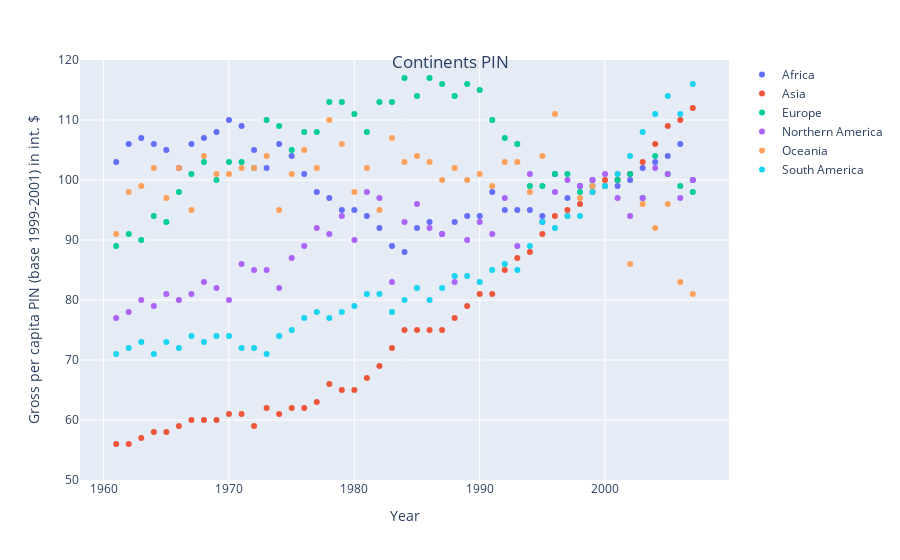

Notebook source saved alongside this figure:
### Markdown cell above
<h2>Questions</h2>
<p> I want to look at a few things from this dataset.  I want to limit it to a few questions that will flow together as we dive down into the continents and down into a few of the countries.</p>
<p>Are there any significant changes in production based on Continent?<br>
Which Continents and Countries have had the most dramatic changes since 1960?<br>
Do other countries events effect the production in other countries?</p>

### Code cell
df = pd.read_csv('fao_data_production_indices_data.csv')

# Sorting the values by country and year for clarity.
df = df.sort_values(by=['country_or_area', 'year'])

# Removing the space and plus from the continent regions that are present in
# the dataset.
df['country_or_area'] = df['country_or_area'].str.rstrip(' +')

# Setting a variables for continents, data contains different regions
# along with the continents and the plot name to input into the plot function.
continents = {'Northern America', 'South America',
              'Africa', 'Europe', 'Asia', 'Oceania'}
production = ''

# Creating a function for repeated plot generating.


def extract_data(value_names):
    # Selecting data based on the continents and the agriculture PIN category.
    data = df[df['element_code'].isin(['434']) & df['country_or_area'].isin(
        value_names) & df['category'].isin(['agriculture_pin'])]
    return data


def make_plot(data, plot_name):
    # Putting the data into a figure, and cleaning up the legend.
    return px.line(data, x='year', y='value', color='country_or_area',
                   hover_name='country_or_area', hover_data=['year', 'value'],
                   title=plot_name
                   ).for_each_trace(lambda t: t.update(
                        name=t.name.replace('country_or_area=', '')))


# Extracting data to adjust for the continents.
world = extract_data(continents)

# Scatter plot of the continents.
fig = px.scatter(world, x='year', y='value', color='country_or_area'
                ).for_each_trace(lambda t: t.update(
                    name=t.name.replace('country_or_area=', '')))
# Updating the x and y axis titles to reflect the data.
fig.update_layout(
    title='Continents PIN',
    xaxis_title='Year',
    yaxis_title='Gross per capita PIN (base 1999-2001) in int. $')
#fig.update_xaxes(title_text='Year')
#fig.update_yaxes(title_text='Gross per capita PIN (base 1999-2001) in int. $')
fig.update_yaxes(range=[50, 120])
fig.update_layout(
    title={
        'text': 'Continents PIN',
        'y':0.9,
        'x':0.5,
        'xanchor': 'center'})

fig.show()

### Figure 1 — Plotly figure (JSON) as saved in the notebook; plotly's stock layout.template omitted (floating-point values rounded to 4 significant figures)
{"data": [{"hoverlabel": {"namelength": 0}, "hovertemplate": "country_or_area=Africa<br>year=%{x}<br>value=%{y}", "legendgroup": "country_or_area=Africa", "marker": {"color": "#636efa", "symbol": "circle"}, "mode": "markers", "name": "Africa", "showlegend": true, "type": "scatter", "x": [1961, 1962, 1963, 1964, 1965, 1966, 1967, 1968, 1969, 1970, 1971, 1972, 1973, 1974, 1975, 1976, 1977, 1978, 1979, 1980, 1981, 1982, 1983, 1984, 1985, 1986, 1987, 1988, 1989, 1990, 1991, 1992, 1993, 1994, 1995, 1996, 1997, 1998, 1999, 2000, 2001, 2002, 2003, 2004, 2005, 2006, 2007], "xaxis": "x", "y": [103, 106, 107, 106, 105, 102, 106, 107, 108, 110, 109, 105, 102, 106, 104, 101, 98, 97, 95, 95, 94, 92, 89, 88, 92, 93, 91, 93, 94, 94, 98, 95, 95, 95, 94, 101, 97, 99, 100, 99, 99, 100, 102, 103, 104, 106, 100], "yaxis": "y"}, {"hoverlabel": {"namelength": 0}, "hovertemplate": "country_or_area=Asia<br>year=%{x}<br>value=%{y}", "legendgroup": "country_or_area=Asia", "marker": {"color": "#EF553B", "symbol": "circle"}, "mode": "markers", "name": "Asia", "showlegend": true, "type": "scatter", "x": [1961, 1962, 1963, 1964, 1965, 1966, 1967, 1968, 1969, 1970, 1971, 1972, 1973, 1974, 1975, 1976, 1977, 1978, 1979, 1980, 1981, 1982, 1983, 1984, 1985, 1986, 1987, 1988, 1989, 1990, 1991, 1992, 1993, 1994, 1995, 1996, 1997, 1998, 1999, 2000, 2001, 2002, 2003, 2004, 2005, 2006, 2007], "xaxis": "x", "y": [56, 56, 57, 58, 58, 59, 60, 60, 60, 61, 61, 59, 62, 61, 62, 62, 63, 66, 65, 65, 67, 69, 72, 75, 75, 75, 75, 77, 79, 81, 81, 85, 87, 88, 91, 94, 95, 96, 98, 100, 100, 101, 103, 106, 109, 110, 112], "yaxis": "y"}, {"hoverlabel": {"namelength": 0}, "hovertemplate": "country_or_area=Europe<br>year=%{x}<br>value=%{y}", "legendgroup": "country_or_area=Europe", "marker": {"color": "#00cc96", "symbol": "circle"}, "mode": "markers", "name": "Europe", "showlegend": true, "type": "scatter", "x": [1961, 1962, 1963, 1964, 1965, 1966, 1967, 1968, 1969, 1970, 1971, 1972, 1973, 1974, 1975, 1976, 1977, 1978, 1979, 1980, 1981, 1982, 1983, 1984, 1985, 1986, 1987, 1988, 1989, 1990, 1991, 1992, 1993, 1994, 1995, 1996, 1997, 1998, 1999, 2000, 2001, 2002, 2003, 2004, 2005, 2006, 2007], "xaxis": "x", "y": [89, 91, 90, 94, 93, 98, 101, 103, 100, 103, 103, 102, 110, 109, 105, 108, 108, 113, 113, 111, 108, 113, 113, 117, 114, 117, 116, 114, 116, 115, 110, 107, 106, 99, 99, 101, 101, 98, 99, 99, 100, 101, 97, 104, 101, 99, 98], "yaxis": "y"}, {"hoverlabel": {"namelength": 0}, "hovertemplate": "country_or_area=Northern America<br>year=%{x}<br>value=%{y}", "legendgroup": "country_or_area=Northern America", "marker": {"color": "#ab63fa", "symbol": "circle"}, "mode": "markers", "name": "Northern America", "showlegend": true, "type": "scatter", "x": [1961, 1962, 1963, 1964, 1965, 1966, 1967, 1968, 1969, 1970, 1971, 1972, 1973, 1974, 1975, 1976, 1977, 1978, 1979, 1980, 1981, 1982, 1983, 1984, 1985, 1986, 1987, 1988, 1989, 1990, 1991, 1992, 1993, 1994, 1995, 1996, 1997, 1998, 1999, 2000, 2001, 2002, 2003, 2004, 2005, 2006, 2007], "xaxis": "x", "y": [77, 78, 80, 79, 81, 80, 81, 83, 82, 80, 86, 85, 85, 82, 87, 89, 92, 91, 94, 90, 98, 97, 83, 93, 96, 92, 91, 83, 90, 93, 91, 97, 89, 101, 93, 98, 100, 99, 100, 101, 97, 94, 97, 102, 101, 97, 100], "yaxis": "y"}, {"hoverlabel": {"namelength": 0}, "hovertemplate": "country_or_area=Oceania<br>year=%{x}<br>value=%{y}", "legendgroup": "country_or_area=Oceania", "marker": {"color": "#FFA15A", "symbol": "circle"}, "mode": "markers", "name": "Oceania", "showlegend": true, "type": "scatter", "x": [1961, 1962, 1963, 1964, 1965, 1966, 1967, 1968, 1969, 1970, 1971, 1972, 1973, 1974, 1975, 1976, 1977, 1978, 1979, 1980, 1981, 1982, 1983, 1984, 1985, 1986, 1987, 1988, 1989, 1990, 1991, 1992, 1993, 1994, 1995, 1996, 1997, 1998, 1999, 2000, 2001, 2002, 2003, 2004, 2005, 2006, 2007], "xaxis": "x", "y": [91, 98, 99, 102, 97, 102, 95, 104, 101, 101, 102, 102, 104, 95, 101, 105, 102, 110, 106, 98, 102, 95, 107, 103, 104, 103, 100, 102, 100, 101, 99, 103, 103, 98, 104, 111, 94, 97, 99, 99, 101, 86, 96, 92, 96, 83, 81], "yaxis": "y"}, {"hoverlabel": {"namelength": 0}, "hovertemplate": "country_or_area=South America<br>year=%{x}<br>value=%{y}", "legendgroup": "country_or_area=South America", "marker": {"color": "#19d3f3", "symbol": "circle"}, "mode": "markers", "name": "South America", "showlegend": true, "type": "scatter", "x": [1961, 1962, 1963, 1964, 1965, 1966, 1967, 1968, 1969, 1970, 1971, 1972, 1973, 1974, 1975, 1976, 1977, 1978, 1979, 1980, 1981, 1982, 1983, 1984, 1985, 1986, 1987, 1988, 1989, 1990, 1991, 1992, 1993, 1994, 1995, 1996, 1997, 1998, 1999, 2000, 2001, 2002, 2003, 2004, 2005, 2006, 2007], "xaxis": "x", "y": [71, 72, 73, 71, 73, 72, 74, 73, 74, 74, 72, 72, 71, 74, 75, 77, 78, 77, 78, 79, 81, 81, 78, 80, 82, 80, 82, 84, 84, 83, 85, 86, 85, 89, 93, 92, 94, 94, 98, 99, 101, 104, 108, 111, 114, 111, 116], "yaxis": "y"}], "layout": {"autosize": true, "legend": {"tracegroupgap": 0}, "margin": {"t": 60}, "title": {"text": "Continents PIN", "x": 0.5, "xanchor": "center", "y": 0.9}, "xaxis": {"anchor": "y", "autorange": true, "domain": [0, 1], "range": [1958.0, 2010.0], "title": {"text": "Year"}, "type": "linear"}, "yaxis": {"anchor": "x", "domain": [0, 1], "range": [50, 120], "title": {"text": "Gross per capita PIN (base 1999-2001) in int. $"}, "type": "linear"}}}
